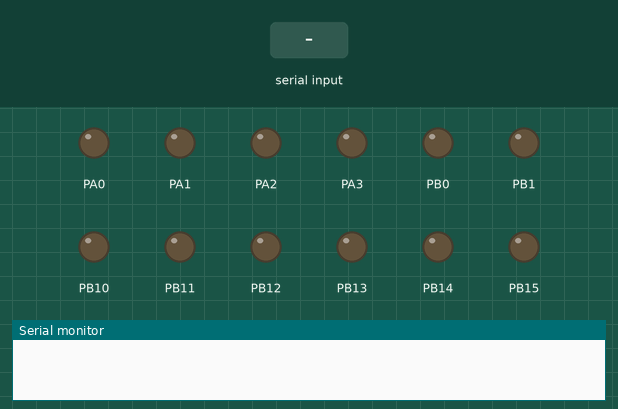
This sketch was run on a simulated STM32 Blue Pill. On the bench: output pins drawn as LEDs (lit = HIGH), the last lines printed to the serial monitor. The test bench sets the inputs (shaded band).

Above: at 1.2 s.
1.3 s: "FWD\n" received over Serial
At 2.1 s:
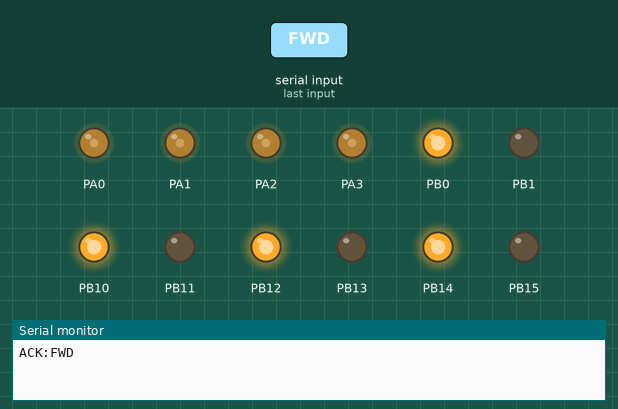
3.8 s: "LEFT\n" received over Serial
At 4.3 s:
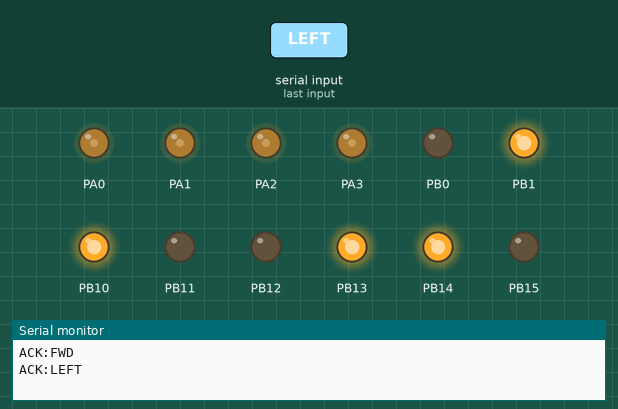
6.3 s: "RIGHT\n" received over Serial
At 7.1 s:
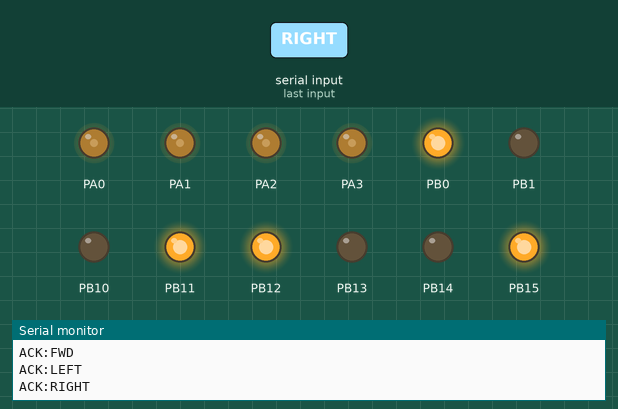
8.8 s: "SEARCH\n" received over Serial
At 10.1 s:
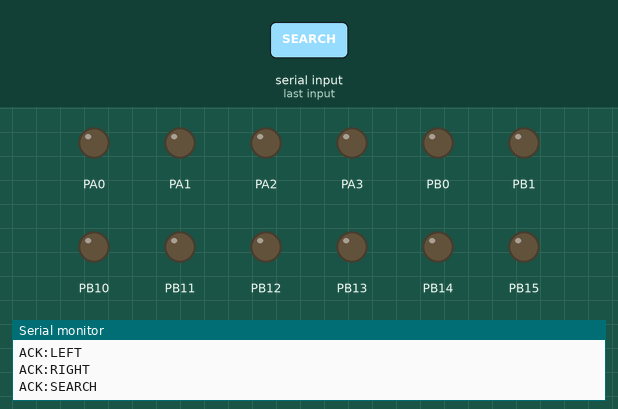
Timing chart, 0 to 11.3 s (numbered marks = the images above; inputs shaded):
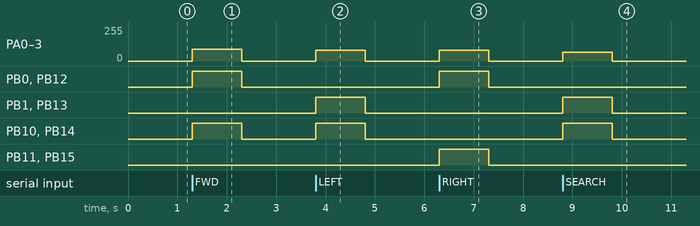

Measured:
- after the input at 1.3 s, PA0–3: 0/255 → 90/255 at once, → 0/255 1.0 s later; PB0, PB10, PB12, PB14: LOW → HIGH at once, → LOW 1.0 s later
- after the input at 3.8 s, PA0–3: 0/255 → 80/255 at once, → 0/255 1.0 s later; PB1, PB10, PB13, PB14: LOW → HIGH at once, → LOW 1.0 s later
- after the input at 6.3 s, PA0–3: 0/255 → 80/255 at once, → 0/255 1.0 s later; PB0, PB11, PB12, PB15: LOW → HIGH at once, → LOW 1.0 s later
- after the input at 8.8 s, PA0–3: 0/255 → 65/255 at once, → 0/255 1.0 s later; PB1, PB10, PB13, PB14: LOW → HIGH at once, → LOW 1.0 s later

The sketch:

stm32_motor_controller_arduino.ino
```cpp
/*
  Generic STM32 motor command receiver for the FYP robot.

  This template is intended for STM32duino-style development. The actual ROS
  Robot Control Board V3.0 may already provide firmware or a motor-control
  protocol. If so, keep the vendor firmware and map the RDK X5 command strings
  to the supported protocol.

  Update the pin definitions below according to the final motor driver wiring.
*/

const unsigned long BAUD_RATE = 115200;
const unsigned long COMMAND_TIMEOUT_MS = 1000;

const int BASE_SPEED = 90;
const int TURN_SPEED = 80;
const int SEARCH_SPEED = 65;

struct MotorPins {
  int pwm;
  int in1;
  int in2;
};

// Placeholder pins. Replace with pins used by the selected control board.
MotorPins frontLeft  = {PA0, PB0, PB1};
MotorPins frontRight = {PA1, PB10, PB11};
MotorPins rearLeft   = {PA2, PB12, PB13};
MotorPins rearRight  = {PA3, PB14, PB15};

unsigned long lastCommandMs = 0;

void setup() {
  Serial.begin(BAUD_RATE);
  setupMotor(frontLeft);
  setupMotor(frontRight);
  setupMotor(rearLeft);
  setupMotor(rearRight);
  stopAll();
}

void loop() {
  if (Serial.available()) {
    String command = Serial.readStringUntil('\n');
    command.trim();
    command.toUpperCase();
    executeCommand(command);
    lastCommandMs = millis();
  }

  if (millis() - lastCommandMs > COMMAND_TIMEOUT_MS) {
    stopAll();
  }
}

void setupMotor(MotorPins motor) {
  pinMode(motor.pwm, OUTPUT);
  pinMode(motor.in1, OUTPUT);
  pinMode(motor.in2, OUTPUT);
}

void executeCommand(String command) {
  if (command == "FWD") {
    moveForward(BASE_SPEED);
    Serial.println("ACK:FWD");
  } else if (command == "LEFT") {
    turnLeft(TURN_SPEED);
    Serial.println("ACK:LEFT");
  } else if (command == "RIGHT") {
    turnRight(TURN_SPEED);
    Serial.println("ACK:RIGHT");
  } else if (command == "SEARCH") {
    turnLeft(SEARCH_SPEED);
    Serial.println("ACK:SEARCH");
  } else {
    stopAll();
    Serial.println("ACK:STOP");
  }
}

void moveForward(int speedValue) {
  setMotor(frontLeft, speedValue);
  setMotor(frontRight, speedValue);
  setMotor(rearLeft, speedValue);
  setMotor(rearRight, speedValue);
}

void turnLeft(int speedValue) {
  setMotor(frontLeft, -speedValue);
  setMotor(rearLeft, -speedValue);
  setMotor(frontRight, speedValue);
  setMotor(rearRight, speedValue);
}

void turnRight(int speedValue) {
  setMotor(frontLeft, speedValue);
  setMotor(rearLeft, speedValue);
  setMotor(frontRight, -speedValue);
  setMotor(rearRight, -speedValue);
}

void stopAll() {
  setMotor(frontLeft, 0);
  setMotor(frontRight, 0);
  setMotor(rearLeft, 0);
  setMotor(rearRight, 0);
}

void setMotor(MotorPins motor, int speedValue) {
  speedValue = constrain(speedValue, -255, 255);

  if (speedValue > 0) {
    digitalWrite(motor.in1, HIGH);
    digitalWrite(motor.in2, LOW);
    analogWrite(motor.pwm, speedValue);
  } else if (speedValue < 0) {
    digitalWrite(motor.in1, LOW);
    digitalWrite(motor.in2, HIGH);
    analogWrite(motor.pwm, -speedValue);
  } else {
    digitalWrite(motor.in1, LOW);
    digitalWrite(motor.in2, LOW);
    analogWrite(motor.pwm, 0);
  }
}
```
